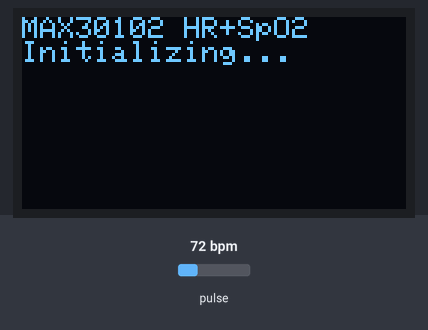
Simulated run of this sketch. Board: ESP32. On the bench: 128×64 one-colour display. The test bench sets the inputs (shaded band); at power-on: pulse 72 bpm. WiFi joins after 1.5 s; servers stay silent unless stated; what the sketch prints to the serial monitor is not drawn.

Above: at 1.97 s.
At 3.1 s:
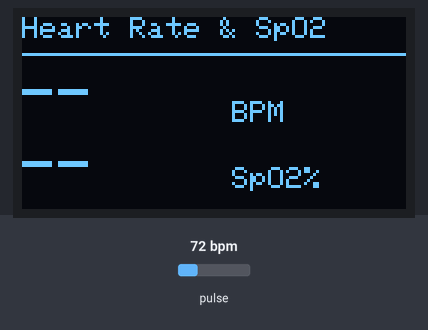
3.2 s: pulse set to 42 bpm
At 11.3 s:
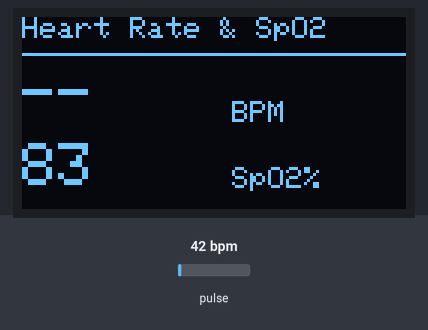
Timing chart, 0 to 12.8 s (numbered marks = the images above; inputs shaded):
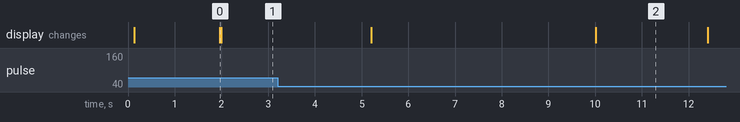

The sketch:

heart_rate_and_oxy_using_iotblynk.ino
```cpp
#define BLYNK_TEMPLATE_ID "***"
#define BLYNK_TEMPLATE_NAME "***"
#define BLYNK_AUTH_TOKEN "*****"
/*
  ESP32 + MAX30102 -> OLED + Blynk
  - Displays Heart Rate (BPM) and SpO2 on OLED
  - Sends values to Blynk virtual pins V1 (HR) and V2 (SpO2)
  NOTE: This is demo/prototype code. Not medical-grade.
*/

#include <Wire.h>
#include <WiFi.h>
#include <WiFiClient.h>
#include <BlynkSimpleEsp32.h>

/*
  ESP32 + MAX30102 -> OLED + Blynk
  - Displays Heart Rate (BPM) and SpO2 on OLED
  - Sends values to Blynk virtual pins V1 (HR) and V2 (SpO2)
  NOTE: This is demo/prototype code. Not medical-grade.
*/

#include <Wire.h>
#include <WiFi.h>
#include <WiFiClient.h>
#include <BlynkSimpleEsp32.h>

#include <Adafruit_GFX.h>
#include <Adafruit_SSD1306.h>

// Choose your MAX3010x library header if using SparkFun or Adafruit
// For SparkFun MAX3010x:
#include "MAX30105.h"
#include "heartRate.h"

// If using Adafruit MAX30105 library, change includes accordingly.

#define SCREEN_WIDTH 128
#define SCREEN_HEIGHT 64
#define OLED_RESET -1
Adafruit_SSD1306 display(SCREEN_WIDTH, SCREEN_HEIGHT, &Wire, OLED_RESET);

MAX30105 particleSensor;

// ----- USER CONFIG -----
const char WIFI_SSID[] = "***";
const char WIFI_PASS[] = "***";
const char BLYNK_AUTH[] = "***";

// Blynk virtual pins
#define VPIN_HR   V1
#define VPIN_SPO2 V2

// I2C pins for ESP32
#define SDA_PIN 21
#define SCL_PIN 22


// sampling & buffers
#define BUFFER_SIZE 100  // number of samples to keep for SPO2 calc
uint32_t irBuffer[BUFFER_SIZE];
uint32_t redBuffer[BUFFER_SIZE];
int bufferIndex = 0;
bool bufferFilled = false;

// timing
unsigned long lastSampleMillis = 0;
const unsigned long sampleIntervalMs = 25; // ~40 Hz (25ms) -> good for pulse sensor

// outputs
volatile int heartRateBPM = 0;
volatile int spo2Value = 0;

void setup() {
  Serial.begin(115200);
  delay(100);

  // I2C
  Wire.begin(SDA_PIN, SCL_PIN);

  // OLED init
  if (!display.begin(SSD1306_SWITCHCAPVCC, 0x3C)) {
    Serial.println("SSD1306 allocation failed");
    while (1) delay(10);
  }
  display.clearDisplay();
  display.setTextColor(SSD1306_WHITE);

  // MAX30102 init
  if (!particleSensor.begin(Wire, I2C_SPEED_STANDARD)) {
    Serial.println("MAX30102 not found. Check wiring!");
    display.clearDisplay();
    display.setCursor(0,0);
    display.println("Sensor not found!");
    display.display();
    while (1) delay(10);
  }

  // Configure sensor: sample average, LED pulse, sample rate, etc.
  // You may tune these parameters for your breakout or desired power/accuracy
  particleSensor.setup(); // default: 411kHz? library chooses defaults
  particleSensor.setPulseAmplitudeRed(0x1F); // 0x0 - 0xFF
  particleSensor.setPulseAmplitudeIR(0x1F);

  // Blank the buffers
  for (int i=0;i<BUFFER_SIZE;i++){ irBuffer[i]=0; redBuffer[i]=0; }

  // WiFi + Blynk
  WiFi.begin(WIFI_SSID, WIFI_PASS);
  Serial.print("Connecting to WiFi");
  unsigned long startWi = millis();
  while (WiFi.status() != WL_CONNECTED && millis() - startWi < 15000) {
    Serial.print('.');
    delay(500);
  }
  if (WiFi.status() == WL_CONNECTED) {
    Serial.println("\nWiFi connected.");
  } else {
    Serial.println("\nWiFi connect failed - continuing without network.");
  }

  Blynk.begin(BLYNK_AUTH, WIFI_SSID, WIFI_PASS);

  displayStartup();
}

void displayStartup() {
  display.clearDisplay();
  display.setTextSize(1);
  display.setCursor(0,0);
  display.println("MAX30102 HR+SpO2");
  display.println("Initializing...");
  display.display();
}

// Main loop
void loop() {
  Blynk.run();

  // Sample at ~40Hz (25ms)
  if (millis() - lastSampleMillis >= sampleIntervalMs) {
    lastSampleMillis = millis();
    sampleAndStore();
  }

  // Process when buffer enough samples
  if (bufferFilled) {
    computeHeartRate();   // updates heartRateBPM (uses checkForBeat)
    computeSpO2();        // updates spo2Value
    publishResults();
    // after publishing, zero bufferFilled so calculation doesn't continuously re-run
    bufferFilled = false;
  }

  // Update OLED periodically even if no new computed values
  static unsigned long lastOLED = 0;
  if (millis() - lastOLED > 800) {
    lastOLED = millis();
    updateOLED(heartRateBPM, spo2Value);
  }
}

// Take one sample from sensor and put in circular buffer
void sampleAndStore() {
  long ir = particleSensor.getIR();
  long red = particleSensor.getRed();

  // store safely into buffer (clamp)
  if (ir < 0) ir = 0;
  if (red < 0) red = 0;

  irBuffer[bufferIndex] = (uint32_t)ir;
  redBuffer[bufferIndex] = (uint32_t)red;

  bufferIndex++;
  if (bufferIndex >= BUFFER_SIZE) {
    bufferIndex = 0;
    bufferFilled = true;
  }
}

// Compute heart rate using the simple checkForBeat() library helper
void computeHeartRate() {
  // We scan buffer for beats using checkForBeat on IR samples
  // Each time checkForBeat returns true we compute time delta between beats.
  static unsigned long lastBeatTime = 0;
  int beatsFound = 0;
  unsigned long firstBeatTime = 0;
  unsigned long lastFoundBeatTime = 0;

  // We'll iterate through the buffer in time order
  int start = bufferIndex; // newest index
  for (int i = 0; i < BUFFER_SIZE; i++) {
    int idx = (start + i) % BUFFER_SIZE;
    long sample = (long)irBuffer[idx];

    if (checkForBeat(sample)) {
      unsigned long t = millis() - (BUFFER_SIZE - 1 - i) * sampleIntervalMs;
      if (beatsFound == 0) firstBeatTime = t;
      lastFoundBeatTime = t;
      beatsFound++;
      //avoid double counting: tiny delay
      delay(1);
    }
  }

  if (beatsFound >= 2) {
    unsigned long interval = (lastFoundBeatTime - firstBeatTime) / (beatsFound - 1);
    if (interval > 0) {
      heartRateBPM = (int)(60000.0 / interval + 0.5);
      Serial.print("Computed BPM: "); Serial.println(heartRateBPM);
      return;
    }
  }
  // If not enough beats found, keep previous value or set 0
  // heartRateBPM = 0; // optional: keep last known value
}

// Compute SpO2 using simple AC/DC ratio method
void computeSpO2() {
  // Find DC (mean) and AC (peak-to-peak) for red and IR in buffer window
  uint32_t minIR = UINT32_MAX, maxIR = 0, minRed = UINT32_MAX, maxRed = 0;
  double sumIR = 0, sumRed = 0;
  for (int i=0;i<BUFFER_SIZE;i++){
    uint32_t v = irBuffer[i];
    uint32_t r = redBuffer[i];
    if (v < minIR) minIR = v;
    if (v > maxIR) maxIR = v;
    if (r < minRed) minRed = r;
    if (r > maxRed) maxRed = r;
    sumIR += v;
    sumRed += r;
  }
  double meanIR = sumIR / BUFFER_SIZE;
  double meanRed = sumRed / BUFFER_SIZE;

  double acIR = (double)maxIR - (double)minIR;
  double acRed = (double)maxRed - (double)minRed;
  double dcIR = meanIR;
  double dcRed = meanRed;

  // Avoid division by zero
  if (dcIR <= 0 || dcRed <= 0 || acIR <= 0 || acRed <= 0) {
    // invalid data; keep previous spo2
    Serial.println("Invalid data for SpO2 calc");
    return;
  }

  // Ratio R = (AC_red/DC_red) / (AC_ir/DC_ir)
  double ratio = (acRed / dcRed) / (acIR / dcIR);

  // Empirical linear relation (approximate)
  // Many implementations use: SpO2 = -45 * R + 110  (empirical)
  double spo2 = -45.0 * ratio + 110.0;

  // Boundaries and sanity check
  if (spo2 < 50) spo2 = 50;
  if (spo2 > 100) spo2 = 100;

  spo2Value = (int)(spo2 + 0.5);
  Serial.print("SpO2 ratio: "); Serial.print(ratio, 3);
  Serial.print("  SpO2: "); Serial.println(spo2Value);
}

// Send values to Blynk and serial
void publishResults() {
  Blynk.virtualWrite(VPIN_HR, heartRateBPM);
  Blynk.virtualWrite(VPIN_SPO2, spo2Value);
  Serial.print("Publish -> HR: "); Serial.print(heartRateBPM);
  Serial.print(" bpm  SpO2: "); Serial.println(spo2Value);
}

// Update the OLED display
void updateOLED(int bpm, int spo2) {
  display.clearDisplay();
  display.setTextSize(1);
  display.setCursor(0,0);
  display.println("Heart Rate & SpO2");
  display.drawFastHLine(0, 12, 128, SSD1306_WHITE);

  display.setTextSize(2);
  display.setCursor(0,18);
  if (bpm > 0) display.print(bpm); else display.print("--");
  display.setTextSize(1);
  display.setCursor(70, 28);
  display.println("BPM");

  display.setTextSize(2);
  display.setCursor(0,42);
  if (spo2 > 0) display.print(spo2); else display.print("--");
  display.setTextSize(1);
  display.setCursor(70, 50);
  display.println("SpO2%");

  display.display();
}
```
